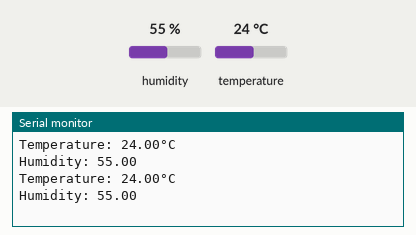
The sketch below on a simulated Arduino Uno, built with avr-gcc and run on an emulated ATmega328P. Shown: the last lines printed to the serial monitor. Wiring (inferred from the names in the program): DHT11 sensor: data pin 2. The test bench sets the inputs (shaded band); at power-on: humidity 55 %, temperature 24 °C.

Above: at 4.8 s.
4.9 s: humidity set to 22 %
At 7.1 s:
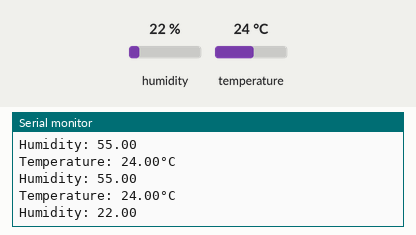
7.9 s: temperature set to 12 °C
At 9.5 s:
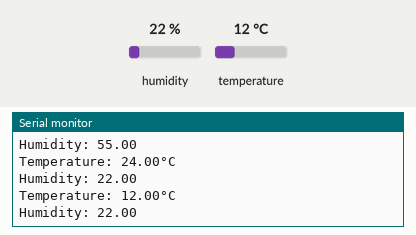
10.9 s: humidity set to 40 %
At 13.0 s:
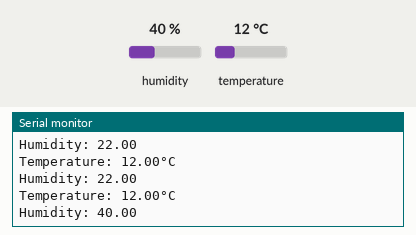
Timing chart, 0 to 14.5 s (numbered marks = the images above; inputs shaded):
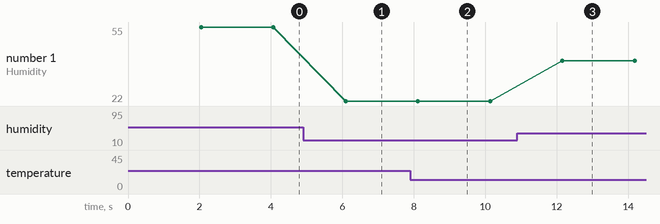

The sketch:

CustomDHT.ino
```cpp
#define D2 2

void setup() {
  // put your setup code here, to run once:
  Serial.begin(9600);

}

void loop() {
  // put your main code here, to run repeatedly:
 float humid =0;
 float temp = 0;
 delay(2000);
 readDHT(&temp, &humid);
 Serial.print("Temperature: ");
 Serial.print(temp);
 Serial.println("°C");
 Serial.print("Humidity: ");
 Serial.print(humid);
 Serial.println("");

}

const int maxTime = 1600;


int readState (boolean val)
 {
  pinMode(D2, INPUT_PULLUP);
  int count = 0;
  while(true)
  {
    if( (digitalRead(2)==val ) && (count<=maxTime))
    {
      count++;
    }

    else if(count>maxTime)
    {
    return 0;
    }

    else
    {
      return count;
    }
  }
}

boolean readDHT(float *temp, float *humid)
{
  int readArr[80];

  pinMode(D2, OUTPUT);
  digitalWrite(D2, LOW);
  delay(18);
  digitalWrite(D2, HIGH);
  delayMicroseconds(40);

  pinMode(D2,INPUT_PULLUP);
  delayMicroseconds(10);

  int readLow=readState(LOW);
  int readHigh=readState(HIGH);

  if(readLow==0 || readHigh==0)
  {
    return false;
  }

  for(int i=0; i<40; i++)
  {
    readArr[2*i]=readState(LOW);
    readArr[2*i+1]=readState(HIGH);
  }

  byte highHumid = reassembleByte(readArr,0);
  byte lowHumid = reassembleByte(readArr,8);

  byte highTemp = reassembleByte(readArr,16);
  byte lowTemp = reassembleByte(readArr,24);

  byte checksum = reassembleByte(readArr,32);

  if(checksum != (highHumid+lowHumid+highTemp+lowTemp) )
  {
    return false;
  }
  else
  {
   *humid = (float) highHumid;
   *temp = (float) highTemp;
  }
}

byte reassembleByte(int* arrayIn, int iStart)
{
  byte value=0;
  for(int i = iStart; i<(iStart+8); i++)
  {
    value <<= 1;
    if(arrayIn[2*i+1] > arrayIn[2*i])
    {
      value |= 0x01;
    }
  }
  return value;
}
```

Measured:
- after the input at 4.9 s, the serial monitor: prints a new line after 1.2 s (image 1)
- after the input at 7.9 s, the serial monitor: prints a new line after 0.19 s (image 2)
- after the input at 10.9 s, the serial monitor: prints a new line after 1.3 s (image 3)
- plotted number 1: 55 → 22 after the input at 4.9 s, 22 → 40 after the input at 10.9 s
